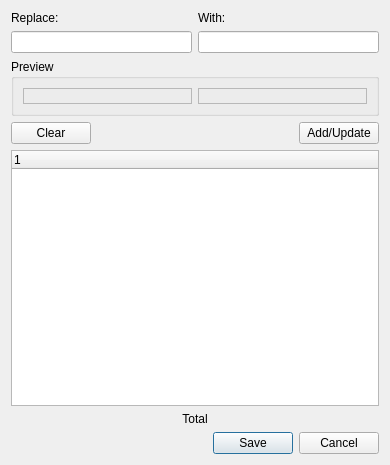
<?xml version="1.0" encoding="UTF-8"?>
<ui version="4.0">
 <class>AutoCorrectDialog</class>
 <widget class="QDialog" name="AutoCorrectDialog">
  <property name="geometry">
   <rect>
    <x>0</x>
    <y>0</y>
    <width>390</width>
    <height>465</height>
   </rect>
  </property>
  <property name="windowTitle">
   <string>Edit Phonetic AutoCorrect entries</string>
  </property>
  <layout class="QVBoxLayout" name="verticalLayout">
   <item>
    <layout class="QHBoxLayout" name="horizontalLayout_3">
     <item>
      <widget class="QLabel" name="label">
       <property name="text">
        <string>Replace:</string>
       </property>
      </widget>
     </item>
     <item>
      <widget class="QLabel" name="label_2">
       <property name="text">
        <string>With:</string>
       </property>
      </widget>
     </item>
    </layout>
   </item>
   <item>
    <layout class="QHBoxLayout" name="horizontalLayout_4">
     <item>
      <widget class="QLineEdit" name="txtReplace">
       <property name="sizePolicy">
        <sizepolicy hsizetype="Minimum" vsizetype="Fixed">
         <horstretch>0</horstretch>
         <verstretch>0</verstretch>
        </sizepolicy>
       </property>
      </widget>
     </item>
     <item>
      <widget class="QLineEdit" name="txtWith">
       <property name="sizePolicy">
        <sizepolicy hsizetype="Minimum" vsizetype="Fixed">
         <horstretch>0</horstretch>
         <verstretch>0</verstretch>
        </sizepolicy>
       </property>
      </widget>
     </item>
    </layout>
   </item>
   <item>
    <widget class="QGroupBox" name="groupBox">
     <property name="title">
      <string>Preview</string>
     </property>
     <layout class="QHBoxLayout" name="horizontalLayout">
      <item>
       <widget class="QLabel" name="lblPreviewR">
        <property name="sizePolicy">
         <sizepolicy hsizetype="Preferred" vsizetype="Preferred">
          <horstretch>0</horstretch>
          <verstretch>0</verstretch>
         </sizepolicy>
        </property>
        <property name="frameShape">
         <enum>QFrame::StyledPanel</enum>
        </property>
        <property name="text">
         <string/>
        </property>
       </widget>
      </item>
      <item>
       <widget class="QLabel" name="lblPreviewW">
        <property name="sizePolicy">
         <sizepolicy hsizetype="Preferred" vsizetype="Preferred">
          <horstretch>0</horstretch>
          <verstretch>0</verstretch>
         </sizepolicy>
        </property>
        <property name="frameShape">
         <enum>QFrame::StyledPanel</enum>
        </property>
        <property name="text">
         <string/>
        </property>
       </widget>
      </item>
     </layout>
    </widget>
   </item>
   <item>
    <layout class="QHBoxLayout" name="horizontalLayout_2">
     <item>
      <widget class="QPushButton" name="btnClear">
       <property name="text">
        <string>Clear</string>
       </property>
      </widget>
     </item>
     <item>
      <spacer name="horizontalSpacer">
       <property name="orientation">
        <enum>Qt::Horizontal</enum>
       </property>
       <property name="sizeHint" stdset="0">
        <size>
         <width>35</width>
         <height>20</height>
        </size>
       </property>
      </spacer>
     </item>
     <item>
      <widget class="QPushButton" name="btnUpdate">
       <property name="text">
        <string>Add/Update</string>
       </property>
      </widget>
     </item>
    </layout>
   </item>
   <item>
    <widget class="QTreeWidget" name="autoCorrect">
     <column>
      <property name="text">
       <string notr="true">1</string>
      </property>
     </column>
    </widget>
   </item>
   <item>
    <widget class="QLabel" name="lblEntries">
     <property name="text">
      <string>Total</string>
     </property>
     <property name="alignment">
      <set>Qt::AlignCenter</set>
     </property>
    </widget>
   </item>
   <item>
    <widget class="QDialogButtonBox" name="buttonBox">
     <property name="orientation">
      <enum>Qt::Horizontal</enum>
     </property>
     <property name="standardButtons">
      <set>QDialogButtonBox::Cancel|QDialogButtonBox::Save</set>
     </property>
    </widget>
   </item>
  </layout>
 </widget>
 <resources/>
 <connections>
  <connection>
   <sender>buttonBox</sender>
   <signal>accepted()</signal>
   <receiver>AutoCorrectDialog</receiver>
   <slot>accept()</slot>
   <hints>
    <hint type="sourcelabel">
     <x>248</x>
     <y>254</y>
    </hint>
    <hint type="destinationlabel">
     <x>157</x>
     <y>274</y>
    </hint>
   </hints>
  </connection>
  <connection>
   <sender>buttonBox</sender>
   <signal>rejected()</signal>
   <receiver>AutoCorrectDialog</receiver>
   <slot>reject()</slot>
   <hints>
    <hint type="sourcelabel">
     <x>316</x>
     <y>260</y>
    </hint>
    <hint type="destinationlabel">
     <x>286</x>
     <y>274</y>
    </hint>
   </hints>
  </connection>
 </connections>
</ui>
